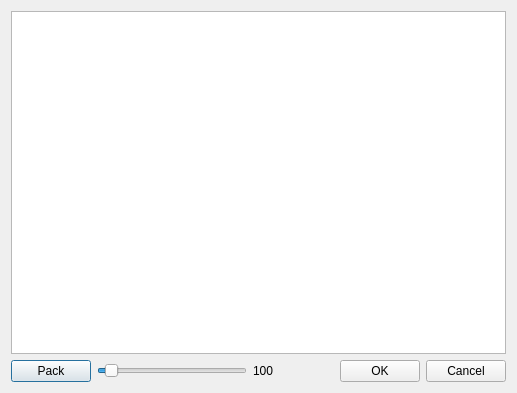
<?xml version="1.0" encoding="UTF-8"?>
<ui version="4.0">
 <class>DlgMergeClass</class>
 <widget class="QDialog" name="DlgMergeClass">
  <property name="geometry">
   <rect>
    <x>0</x>
    <y>0</y>
    <width>517</width>
    <height>393</height>
   </rect>
  </property>
  <property name="windowTitle">
   <string>DlgMerge</string>
  </property>
  <layout class="QVBoxLayout" name="verticalLayout">
   <item>
    <widget class="MergeView" name="FaceMergeView"/>
   </item>
   <item>
    <layout class="QHBoxLayout" name="horizontalLayout">
     <item>
      <widget class="QPushButton" name="pushButtonPack">
       <property name="text">
        <string>Pack</string>
       </property>
      </widget>
     </item>
     <item>
      <widget class="QSlider" name="sliderScaleMerge">
       <property name="minimumSize">
        <size>
         <width>150</width>
         <height>0</height>
        </size>
       </property>
       <property name="minimum">
        <number>50</number>
       </property>
       <property name="maximum">
        <number>1000</number>
       </property>
       <property name="singleStep">
        <number>1</number>
       </property>
       <property name="value">
        <number>100</number>
       </property>
       <property name="orientation">
        <enum>Qt::Horizontal</enum>
       </property>
      </widget>
     </item>
     <item>
      <widget class="QLabel" name="labelScaleMerge">
       <property name="minimumSize">
        <size>
         <width>50</width>
         <height>0</height>
        </size>
       </property>
       <property name="text">
        <string>100</string>
       </property>
      </widget>
     </item>
     <item>
      <spacer name="horizontalSpacer_2">
       <property name="orientation">
        <enum>Qt::Horizontal</enum>
       </property>
       <property name="sizeHint" stdset="0">
        <size>
         <width>48</width>
         <height>20</height>
        </size>
       </property>
      </spacer>
     </item>
     <item>
      <widget class="QPushButton" name="pushButtonOKMerge">
       <property name="text">
        <string>OK</string>
       </property>
      </widget>
     </item>
     <item>
      <widget class="QPushButton" name="pushButtonCancelMerge">
       <property name="text">
        <string>Cancel</string>
       </property>
      </widget>
     </item>
    </layout>
   </item>
  </layout>
 </widget>
 <layoutdefault spacing="6" margin="11"/>
 <customwidgets>
  <customwidget>
   <class>MergeView</class>
   <extends>QGraphicsView</extends>
   <header>MergeView.h</header>
  </customwidget>
 </customwidgets>
 <resources/>
 <connections>
  <connection>
   <sender>pushButtonOKMerge</sender>
   <signal>clicked()</signal>
   <receiver>DlgMergeClass</receiver>
   <slot>accept()</slot>
   <hints>
    <hint type="sourcelabel">
     <x>378</x>
     <y>371</y>
    </hint>
    <hint type="destinationlabel">
     <x>253</x>
     <y>196</y>
    </hint>
   </hints>
  </connection>
  <connection>
   <sender>pushButtonCancelMerge</sender>
   <signal>clicked()</signal>
   <receiver>DlgMergeClass</receiver>
   <slot>reject()</slot>
   <hints>
    <hint type="sourcelabel">
     <x>459</x>
     <y>371</y>
    </hint>
    <hint type="destinationlabel">
     <x>253</x>
     <y>196</y>
    </hint>
   </hints>
  </connection>
 </connections>
</ui>
